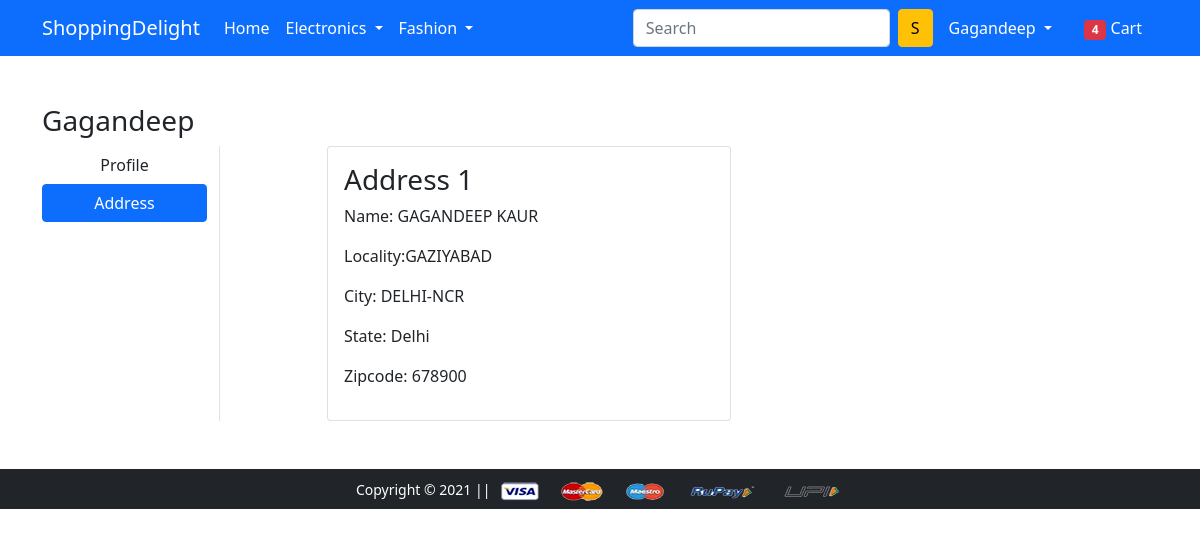
/address/ (signed in), run on an earlier commit of the app's database.
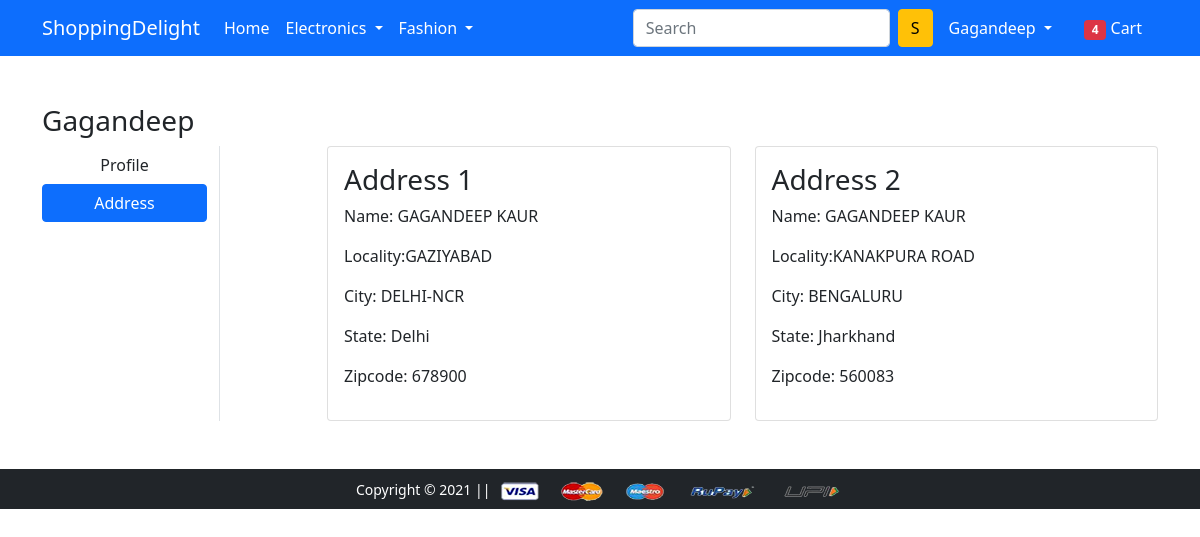
And on a later commit of the database.
### app/models.py (models this page shows, shortened)
class Customer(models.Model):
    user = models.ForeignKey(User, on_delete=models.CASCADE)
    name = models.CharField(max_length=200)
    locality = models.CharField(max_length=200)
    city = models.CharField(max_length=200)
    zipcode = models.IntegerField()
    state = models.CharField(choices=STATE_CHOICES, max_length=50)

### app/views.py (the view)
# urls.py: path('address/', views.address, name='address'),
def address(request):
  add = Customer.objects.filter(user=request.user)
  return render(request, 'app/address.html',{'add':add , 'active':'btn-primary'})

### app/templates/app/address.html (shortened to what this page needs)
{% extends 'app/base.html' %}
{% load static %}
{% block main-content %}
<div class="container my-5">
 <div class="row">
 <h3><span class="text-capitalize">{{request.user}}</span></h3>
  <div class="col-sm-2 border-end">
   <ul class="list-unstyled">
    <li class="d-grid"><a href="{% url 'profile' %}" class="btn">Profile</a></li>
    <li class="d-grid"><a href="{% url 'address' %}" class="btn {{active}}">Address</a></li>
   </ul>
  </div>
  <div class="col-sm-9 offset-sm-1">
   <div class="row">
        {% for ad in add %}
    <div class="col-sm-6">
     <div class="card">
      <div class="card-body">
       <h3>Address {{forloop.counter}}</h3>
       <p>Name: {{ad.name}}</p>
       <p>Locality:{{ad.locality}}</p>
       <p>City: {{ad.city}}</p>
       <p>State: {{ad.state}}</p>
       <p>Zipcode: {{ad.zipcode}}</p>
      </div>
     </div>
    </div>
    {% endfor %}
   </div>
  </div>
 </div>
</div>
{% endblock main-content %}

What changed in the data, as far as the page shows it:
added Customer: name "GAGANDEEP KAUR", locality "KANAKPURA ROAD", city "BENGALURU", state "Jharkhand", zipcode "560083"
